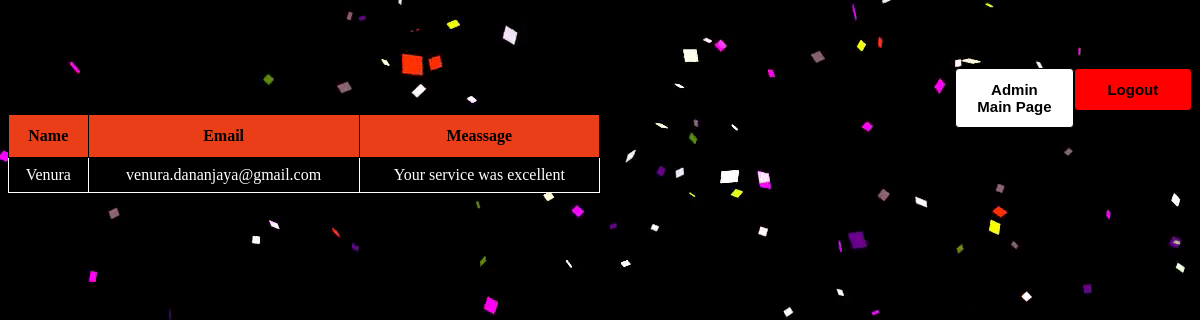
The page /admin/viewfb.php (signed in) on the database its author committed.
### tables this page shows
CREATE TABLE `feedback` (
  `fbid` int(11) NOT NULL,
  `uname` varchar(50) NOT NULL,
  `email` varchar(255) NOT NULL,
  `msg` varchar(255) NOT NULL
);

### admin/viewfb.php (the view, shortened to what this page needs)
<!DOCTYPE html>
<html>
<head>
	<link href= "../assets/css/style2.css" rel="stylesheet" type= "text/css">
</head>
<body>
<form method="POST">
		<button type="submit" name="logout" style="float:right;background-color: red;">Logout</button>
	</form>
<form action="mainad.php">
        <button  type="submit"style="float: right; margin-left: 30%; background-color: white;">Admin Main Page</button></a> <br>
    </form>
<br>
<br>
<?php
include('../config/dbcon.php');
$query= "SELECT * FROM feedback";
$result = mysqli_query($db, $query);
$qq = mysqli_num_rows($result);
if ($qq > 0 ){
	echo "<table id='table1'>
			<tr>
				<th>Name</th>
				<th>Email</th>
				<th>Meassage</th>
			</tr>";
	while ($row = mysqli_fetch_assoc($result)){
		$uname=$row['uname'];
		$email=$row['email'];
		$msg=$row['msg'];
		echo "<tr>
				<td>".$uname."</td>
				<td>".$email."</td>
				<td>".$msg."</td>
			</tr>";
	}
	echo "</table>";
}
else{
	echo "There in no feedbacks ye!!! Stay Alive";
}
?>
</body>
</html>

### assets/css/style2.css (style rules this page uses)
body { background-image: url('../img/bg.png'); color: white; margin-top: 60px; }
#table1 { margin-left: auto; margin-right: auto; font-family: Trebuchet MS; border-collapse: collapse; width: 50%; }
#table1 td, #table1 th { border: 1px solid; padding: 8px; color: white; text-align: center; }
#table1 tr { background-color: black; }
#table1 th { padding-top: 12px; padding-bottom: 12px; background-color: #EA3E19; color: black; }
form button[type=submit] { width: 10%; padding: 12px 20px; margin: 8px 0; border: 1px solid ; border-radius: 4px; box-sizing: border-box; font-size: 15px; font-weight: bold; background-color: green; text-align: center; }
button[type=submit] { width: 10%; margin-left: 150px; background-color: #333; margin-top: 3px; padding: 12px 20px; border: 1px solid ; border-radius: 4px; box-sizing: border-box; }

### rows shown on the page
feedback: uname "Venura", email "venura.dananjaya@gmail.com", msg "Your service was excellent"
